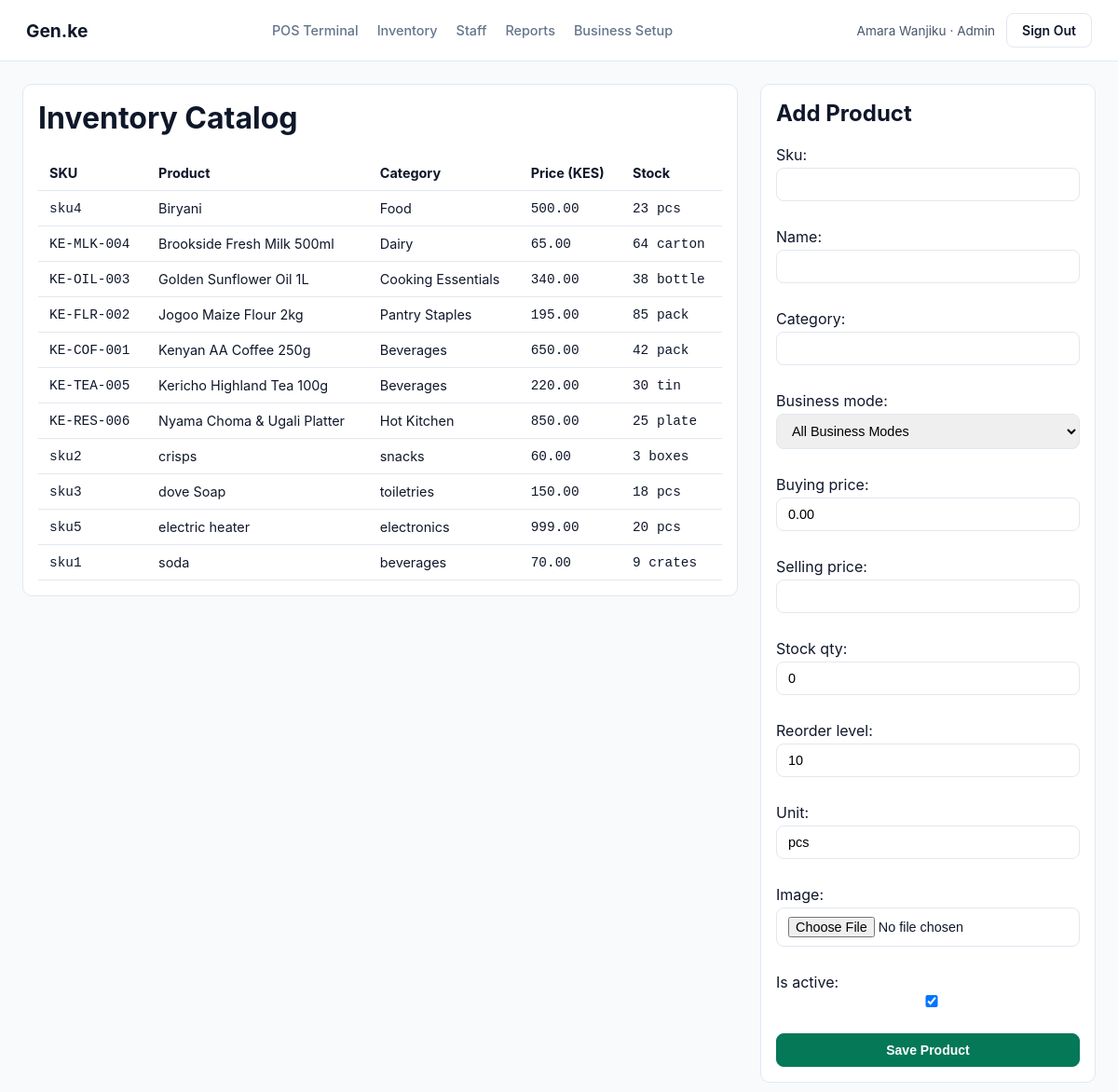
Page /inventory/ (signed in) on the committed database.
### pos/models.py (models this page shows, shortened)
class User(AbstractBaseUser, PermissionsMixin):
    ROLE_CHOICES = [
        ("admin", "Admin"),
        ("cashier", "Cashier"),
        ("staff", "Staff"),
    ]
    email = models.EmailField(unique=True)
    full_name = models.CharField(max_length=120)
    phone = models.CharField(max_length=32, blank=True, default="")
    role = models.CharField(max_length=20, choices=ROLE_CHOICES, default="staff")
    is_active = models.BooleanField(default=True)
    is_staff = models.BooleanField(default=False)
    created_at = models.DateTimeField(default=timezone.now)
    objects = UserManager()
    USERNAME_FIELD = "email"
    REQUIRED_FIELDS = ["full_name"]

class Product(models.Model):
    MODE_CHOICES = [
        ("all", "All Business Modes"),
        ("shop", "Shop / Duka"),
        ("retail_shop", "Retail Shop"),
        ("restaurant", "Restaurant"),
        ("supermarket", "Supermarket"),
    ]
    sku = models.CharField(max_length=50, unique=True)
    name = models.CharField(max_length=160)
    category = models.CharField(max_length=80)
    business_mode = models.CharField(max_length=30, choices=MODE_CHOICES, default="all")
    buying_price = models.DecimalField(max_digits=12, decimal_places=2, default=Decimal("0.00"))
    selling_price = models.DecimalField(max_digits=12, decimal_places=2)
    stock_qty = models.IntegerField(default=0)
    reorder_level = models.IntegerField(default=10)
    unit = models.CharField(max_length=24, default="pcs")
    image = models.ImageField(upload_to="products/", blank=True, null=True)
    is_active = models.BooleanField(default=True)
    created_by = models.ForeignKey(User, on_delete=models.SET_NULL, null=True, blank=True)
    updated_at = models.DateTimeField(auto_now=True)
    class Meta:
        ordering = ["name"]

### pos/views.py (the view)
# urls.py: path("inventory/", views.inventory_view, name="inventory"),
@login_required
def inventory_view(request):
    business = get_business_settings()
    if request.method == "POST":
        if request.user.role not in ("admin", "staff"):
            messages.error(request, "Only Admin or Staff members can add products.")
            return redirect("inventory")
        form = ProductForm(request.POST, request.FILES)
        if form.is_valid():
            product = form.save(commit=False)
            product.created_by = request.user
            product.save()
            messages.success(request, f"Saved {product.name} to inventory.")
            return redirect("inventory")
    else:
        form = ProductForm()
    products = Product.objects.all()
    return render(
        request,
        "inventory.html",
        {"business": business, "products": products, "form": form},
    )

### pos/forms.py
class ProductForm(forms.ModelForm):
    class Meta:
        model = Product
        fields = [
            "sku",
            "name",
            "category",
            "business_mode",
            "buying_price",
            "selling_price",
            "stock_qty",
            "reorder_level",
            "unit",
            "image",
            "is_active",
        ]

### pos/views.py (called while the page is built)
def get_business_settings():
    settings_obj, _ = BusinessSettings.objects.get_or_create(pk=1)
    return settings_obj

### templates/inventory.html (shortened to what this page needs)
{% extends "base.html" %}
{% block content %}
<div style="display:grid;grid-template-columns:1fr 360px;gap:24px;align-items:start;">
  <div class="card">
    <h1 style="margin-top:0;">Inventory Catalog</h1>
    <table>
      <thead>
        <tr>
          <th>SKU</th><th>Product</th><th>Category</th><th>Price (KES)</th><th>Stock</th>
        </tr>
      </thead>
      <tbody>
        {% for p in products %}
        <tr>
          <td class="mono">{{ p.sku }}</td>
          <td>{{ p.name }}</td>
          <td>{{ p.category }}</td>
          <td class="mono">{{ p.selling_price }}</td>
          <td class="mono">{{ p.stock_qty }} {{ p.unit }}</td>
        </tr>
        {% endfor %}
      </tbody>
    </table>
  </div>
  {% if user.role == 'admin' or user.role == 'staff' %}
  <div class="card">
    <h2 style="margin-top:0;">Add Product</h2>
    <form method="post" enctype="multipart/form-data">
      {{ form.as_p }}
      <button type="submit" class="btn btn-primary" style="width:100%;">Save Product</button>
    </form>
  </div>
  {% endif %}
</div>
{% endblock %}

### templates/base.html (shortened to what this page needs)
{% load static %}
<!doctype html>
<html lang="en">
<head>
  <link rel="stylesheet" href="{% static 'css/genke.css' %}" />
</head>
<body>
  {% if user.is_authenticated %}
  <header class="topbar">
    <a class="brand" href="{% url 'pos_terminal' %}">Gen.ke</a>
    <nav class="nav-links">
      <a href="{% url 'pos_terminal' %}">POS Terminal</a>
      <a href="{% url 'inventory' %}">Inventory</a>
      {% if user.role == 'admin' %}
        <a href="{% url 'staff' %}">Staff</a>
        <a href="{% url 'reports' %}">Reports</a>
        <a href="{% url 'settings' %}">Business Setup</a>
      {% endif %}
    </nav>
    <div style="display:flex;align-items:center;gap:12px;">
      <span style="font-size:0.85rem;color:#475569;">{{ user.full_name }} · {{ user.get_role_display }}</span>
      <a class="btn" href="{% url 'logout' %}">Sign Out</a>
    </div>
  </header>
  {% endif %}
  <main class="container">
    {% block content %}{% endblock %}
  </main>
</body>
</html>

### static/css/genke.css (style rules this page uses)
:root { --bg: #f8fafc; --surface: #ffffff; --border: #e2e8f0; --text: #0f172a; --muted: #64748b; --accent: #047857; --accent-hover: #065f46; --danger: #dc2626; --warning: #d97706; }
* { box-sizing: border-box; }
body { margin: 0; font-family: "DM Sans", -apple-system, BlinkMacSystemFont, "Segoe UI", sans-serif; background: var(--bg); color: var(--text); }
.topbar { display: flex; align-items: center; justify-content: space-between; gap: 24px; padding: 14px 28px; background: var(--surface); border-bottom: 1px solid var(--border); }
.brand { font-weight: 700; font-size: 1.2rem; color: var(--text); text-decoration: none; }
.nav-links { display: flex; gap: 20px; align-items: center; }
.nav-links a { color: var(--muted); text-decoration: none; font-size: 0.9rem; font-weight: 500; }
.container { max-width: 1360px; margin: 0 auto; padding: 24px; }
.card { background: var(--surface); border: 1px solid var(--border); border-radius: 10px; padding: 16px; }
.btn { display: inline-flex; align-items: center; justify-content: center; padding: 9px 16px; border-radius: 8px; border: 1px solid var(--border); background: var(--surface); color: var(--text); font-weight: 600; font-size: 0.875rem; cursor: pointer; text-decoration: none; }
.btn-primary { background: var(--accent); border-color: var(--accent); color: #ffffff; }
input, select, textarea { width: 100%; padding: 9px 12px; border: 1px solid var(--border); border-radius: 8px; font-size: 0.9rem; margin-top: 4px; margin-bottom: 12px; }
table { width: 100%; border-collapse: collapse; }
th, td { text-align: left; padding: 10px 12px; border-bottom: 1px solid var(--border); font-size: 0.9rem; }
.mono { font-family: "JetBrains Mono", monospace; font-variant-numeric: tabular-nums; }

### rows in the picture
User: full_name "Amara Wanjiku", role "Admin"
Product: sku "sku4", name "Biryani", category "Food", selling_price "500.00", stock_qty "23", unit "pcs"
Product: sku "KE-MLK-004", name "Brookside Fresh Milk 500ml", category "Dairy", selling_price "65.00", stock_qty "64", unit "carton"
Product: sku "KE-OIL-003", name "Golden Sunflower Oil 1L", category "Cooking Essentials", selling_price "340.00", stock_qty "38", unit "bottle"
Product: sku "KE-FLR-002", name "Jogoo Maize Flour 2kg", category "Pantry Staples", selling_price "195.00", stock_qty "85", unit "pack"
Product: sku "KE-COF-001", name "Kenyan AA Coffee 250g", category "Beverages", selling_price "650.00", stock_qty "42", unit "pack"
Product: sku "KE-TEA-005", name "Kericho Highland Tea 100g", category "Beverages", selling_price "220.00", stock_qty "30", unit "tin"
Product: sku "KE-RES-006", name "Nyama Choma & Ugali Platter", category "Hot Kitchen", selling_price "850.00", stock_qty "25", unit "plate"
Product: sku "sku2", name "crisps", category "snacks", selling_price "60.00", stock_qty "3", unit "boxes"
Product: sku "sku3", name "dove Soap", category "toiletries", selling_price "150.00", stock_qty "18", unit "pcs"
Product: sku "sku5", name "electric heater", category "electronics", selling_price "999.00", stock_qty "20", unit "pcs"
Product: sku "sku1", name "soda", category "beverages", selling_price "70.00", stock_qty "9", unit "crates"
